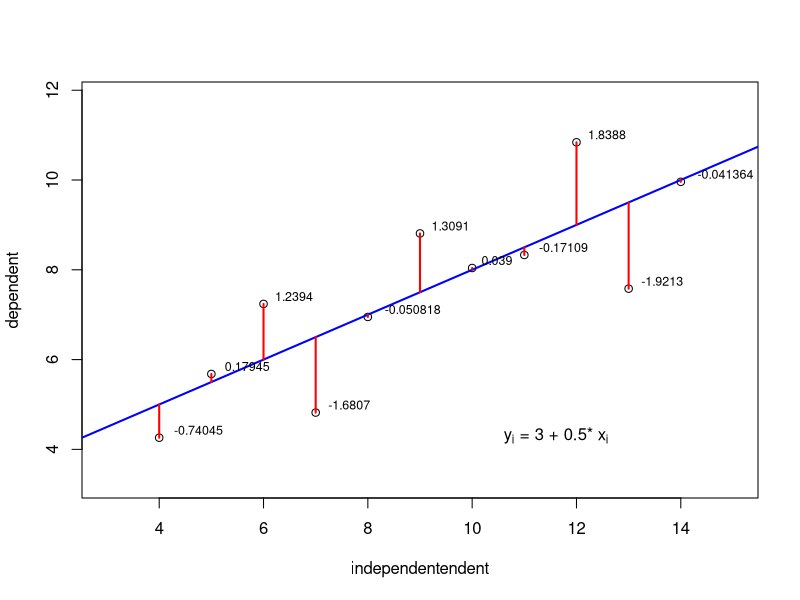

Here is the R script that generated this plot:
# Unit 05 Linear Regression Illustration
# Data Analysis (T. Nauss, C. Reudenbach)
# Images for slides
# 
# The code used for this visualization has been posted by Todos Logos on 
# Rbloggers
# https://www.r-bloggers.com/how-to-plot-points-regression-line-and-residuals/

library(calibrate)

independentendent <- anscombe$x1
dependent <- anscombe$y1

lmod <- lm(dependent ~ independentendent)

plot(independentendent, dependent, xlim=c(min(independentendent)-1, max(independentendent)+1), ylim=c(min(dependent)-1, max(dependent)+1))
abline(lmod, lwd=2, col = "blue")

res <- signif(residuals(lmod), 5)
pre <- predict(lmod) 
segments(independentendent, dependent, independentendent, pre, col="red", lwd = 2)

textxy(independentendent, dependent, res, cex=0.75)
textxy(10, 4, 
       bquote(paste("y"["i"], " = ", .(round(lmod$coefficients[1], 3)), 
                    " + ", .(round(lmod$coefficients[2], 3)), "* x"["i"])),
       cex=1)

dev.copy(jpeg, file.path(dirname(rstudioapi::getActiveDocumentContext()$path),
                         "linear_regression.jpg"), quality = 100)
dev.off()
